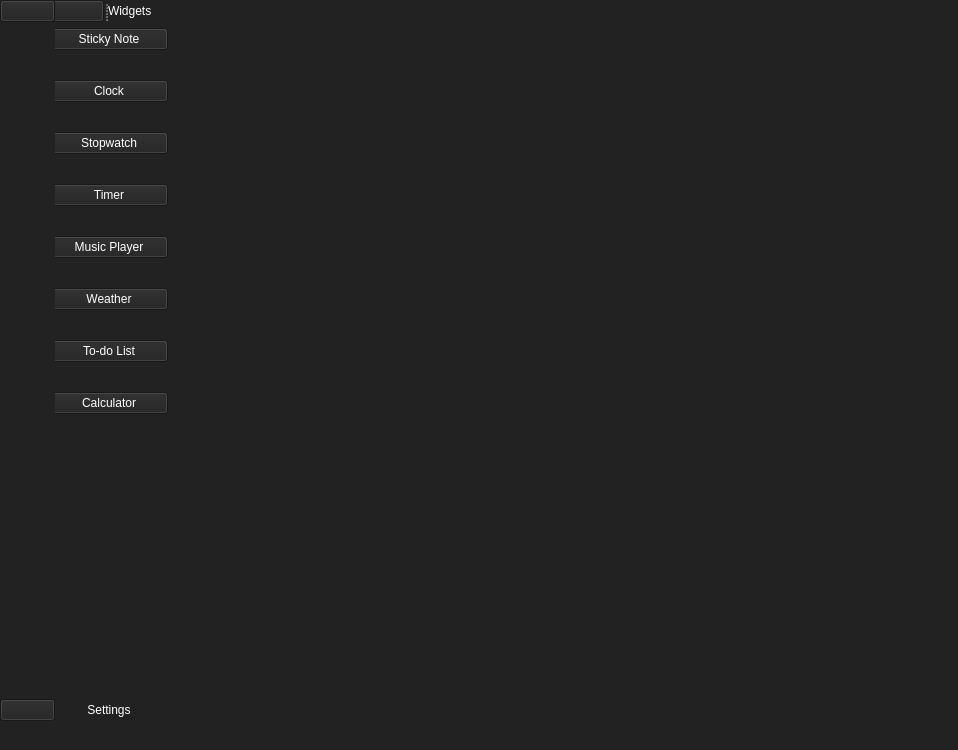
<?xml version="1.0" encoding="UTF-8"?>
<ui version="4.0">
 <class>MainWindow</class>
 <widget class="QMainWindow" name="MainWindow">
  <property name="geometry">
   <rect>
    <x>0</x>
    <y>0</y>
    <width>958</width>
    <height>750</height>
   </rect>
  </property>
  <property name="windowTitle">
   <string>MainWindow</string>
  </property>
  <property name="autoFillBackground">
   <bool>false</bool>
  </property>
  <property name="styleSheet">
   <string notr="true">background-color: rgb(34, 34, 34);
font: 11pt &quot;Segoe UI Variable Display&quot;;</string>
  </property>
  <widget class="QWidget" name="centralwidget">
   <widget class="QWidget" name="full" native="true">
    <property name="geometry">
     <rect>
      <x>50</x>
      <y>0</y>
      <width>118</width>
      <height>721</height>
     </rect>
    </property>
    <property name="styleSheet">
     <string notr="true">font: 8pt &quot;Segoe UI Variable Display&quot;;
color: rgb(255, 255, 255);</string>
    </property>
    <layout class="QVBoxLayout" name="verticalLayout_3">
     <item>
      <widget class="QSplitter" name="splitter">
       <property name="orientation">
        <enum>Qt::Horizontal</enum>
       </property>
       <widget class="QPushButton" name="pushButton">
        <property name="text">
         <string/>
        </property>
        <property name="icon">
         <iconset resource="resource.qrc">
          <normaloff>:/icon/icon/list-view-48.icns</normaloff>:/icon/icon/list-view-48.icns</iconset>
        </property>
        <property name="checkable">
         <bool>false</bool>
        </property>
        <property name="default">
         <bool>false</bool>
        </property>
       </widget>
       <widget class="QLabel" name="label">
        <property name="text">
         <string>Widgets</string>
        </property>
       </widget>
      </widget>
     </item>
     <item>
      <layout class="QVBoxLayout" name="verticalLayout">
       <property name="spacing">
        <number>30</number>
       </property>
       <item>
        <widget class="QPushButton" name="pushButton_2">
         <property name="text">
          <string>Sticky Note</string>
         </property>
         <property name="icon">
          <iconset resource="resource.qrc">
           <normaloff>:/icon/icon/plus-8-48.icns</normaloff>:/icon/icon/plus-8-48.icns</iconset>
         </property>
         <property name="iconSize">
          <size>
           <width>10</width>
           <height>10</height>
          </size>
         </property>
        </widget>
       </item>
       <item>
        <widget class="QPushButton" name="pushButton_3">
         <property name="text">
          <string>Clock</string>
         </property>
         <property name="icon">
          <iconset resource="resource.qrc">
           <normaloff>:/icon/icon/plus-8-48.icns</normaloff>:/icon/icon/plus-8-48.icns</iconset>
         </property>
         <property name="iconSize">
          <size>
           <width>10</width>
           <height>10</height>
          </size>
         </property>
        </widget>
       </item>
       <item>
        <widget class="QPushButton" name="pushButton_4">
         <property name="text">
          <string>Stopwatch</string>
         </property>
         <property name="icon">
          <iconset resource="resource.qrc">
           <normaloff>:/icon/icon/plus-8-48.icns</normaloff>:/icon/icon/plus-8-48.icns</iconset>
         </property>
         <property name="iconSize">
          <size>
           <width>10</width>
           <height>10</height>
          </size>
         </property>
        </widget>
       </item>
       <item>
        <widget class="QPushButton" name="pushButton_5">
         <property name="text">
          <string>Timer</string>
         </property>
         <property name="icon">
          <iconset resource="resource.qrc">
           <normaloff>:/icon/icon/plus-8-48.icns</normaloff>:/icon/icon/plus-8-48.icns</iconset>
         </property>
         <property name="iconSize">
          <size>
           <width>10</width>
           <height>10</height>
          </size>
         </property>
        </widget>
       </item>
       <item>
        <widget class="QPushButton" name="pushButton_6">
         <property name="text">
          <string>Music Player</string>
         </property>
         <property name="icon">
          <iconset resource="resource.qrc">
           <normaloff>:/icon/icon/plus-8-48.icns</normaloff>:/icon/icon/plus-8-48.icns</iconset>
         </property>
         <property name="iconSize">
          <size>
           <width>10</width>
           <height>10</height>
          </size>
         </property>
        </widget>
       </item>
       <item>
        <widget class="QPushButton" name="pushButton_7">
         <property name="text">
          <string>Weather</string>
         </property>
         <property name="icon">
          <iconset resource="resource.qrc">
           <normaloff>:/icon/icon/plus-8-48.icns</normaloff>:/icon/icon/plus-8-48.icns</iconset>
         </property>
         <property name="iconSize">
          <size>
           <width>10</width>
           <height>10</height>
          </size>
         </property>
        </widget>
       </item>
       <item>
        <widget class="QPushButton" name="pushButton_8">
         <property name="text">
          <string>To-do List</string>
         </property>
         <property name="icon">
          <iconset resource="resource.qrc">
           <normaloff>:/icon/icon/plus-8-48.icns</normaloff>:/icon/icon/plus-8-48.icns</iconset>
         </property>
         <property name="iconSize">
          <size>
           <width>10</width>
           <height>10</height>
          </size>
         </property>
        </widget>
       </item>
       <item>
        <widget class="QPushButton" name="pushButton_9">
         <property name="text">
          <string>Calculator</string>
         </property>
         <property name="icon">
          <iconset resource="resource.qrc">
           <normaloff>:/icon/icon/plus-8-48.icns</normaloff>:/icon/icon/plus-8-48.icns</iconset>
         </property>
         <property name="iconSize">
          <size>
           <width>10</width>
           <height>10</height>
          </size>
         </property>
        </widget>
       </item>
      </layout>
     </item>
     <item>
      <spacer name="verticalSpacer">
       <property name="orientation">
        <enum>Qt::Vertical</enum>
       </property>
       <property name="sizeHint" stdset="0">
        <size>
         <width>20</width>
         <height>181</height>
        </size>
       </property>
      </spacer>
     </item>
     <item>
      <widget class="QPushButton" name="pushButton_10">
       <property name="text">
        <string>Settings</string>
       </property>
       <property name="icon">
        <iconset resource="resource.qrc">
         <normaloff>:/icon/icon/settings-10-48.icns</normaloff>:/icon/icon/settings-10-48.icns</iconset>
       </property>
       <property name="flat">
        <bool>true</bool>
       </property>
      </widget>
     </item>
    </layout>
   </widget>
   <widget class="QWidget" name="icons" native="true">
    <property name="geometry">
     <rect>
      <x>0</x>
      <y>0</y>
      <width>55</width>
      <height>721</height>
     </rect>
    </property>
    <layout class="QVBoxLayout" name="verticalLayout_2">
     <item>
      <widget class="QPushButton" name="pushButton_11">
       <property name="text">
        <string/>
       </property>
       <property name="icon">
        <iconset resource="resource.qrc">
         <normaloff>:/icon/icon/list-view-48.icns</normaloff>:/icon/icon/list-view-48.icns</iconset>
       </property>
       <property name="checkable">
        <bool>false</bool>
       </property>
       <property name="autoExclusive">
        <bool>true</bool>
       </property>
       <property name="default">
        <bool>false</bool>
       </property>
      </widget>
     </item>
     <item>
      <spacer name="verticalSpacer_2">
       <property name="orientation">
        <enum>Qt::Vertical</enum>
       </property>
       <property name="sizeHint" stdset="0">
        <size>
         <width>28</width>
         <height>624</height>
        </size>
       </property>
      </spacer>
     </item>
     <item>
      <widget class="QPushButton" name="pushButton_12">
       <property name="text">
        <string/>
       </property>
       <property name="icon">
        <iconset resource="resource.qrc">
         <normaloff>:/icon/icon/settings-10-48.icns</normaloff>:/icon/icon/settings-10-48.icns</iconset>
       </property>
       <property name="iconSize">
        <size>
         <width>20</width>
         <height>20</height>
        </size>
       </property>
       <property name="checkable">
        <bool>true</bool>
       </property>
       <property name="autoExclusive">
        <bool>true</bool>
       </property>
      </widget>
     </item>
    </layout>
   </widget>
  </widget>
  <widget class="QStatusBar" name="statusbar"/>
 </widget>
 <resources>
  <include location="resource.qrc"/>
 </resources>
 <connections>
  <connection>
   <sender>pushButton_11</sender>
   <signal>pressed()</signal>
   <receiver>icons</receiver>
   <slot>hide()</slot>
   <hints>
    <hint type="sourcelabel">
     <x>39</x>
     <y>29</y>
    </hint>
    <hint type="destinationlabel">
     <x>36</x>
     <y>136</y>
    </hint>
   </hints>
  </connection>
  <connection>
   <sender>pushButton</sender>
   <signal>pressed()</signal>
   <receiver>icons</receiver>
   <slot>show()</slot>
   <hints>
    <hint type="sourcelabel">
     <x>83</x>
     <y>39</y>
    </hint>
    <hint type="destinationlabel">
     <x>40</x>
     <y>229</y>
    </hint>
   </hints>
  </connection>
  <connection>
   <sender>pushButton_11</sender>
   <signal>pressed()</signal>
   <receiver>full</receiver>
   <slot>show()</slot>
   <hints>
    <hint type="sourcelabel">
     <x>26</x>
     <y>28</y>
    </hint>
    <hint type="destinationlabel">
     <x>131</x>
     <y>405</y>
    </hint>
   </hints>
  </connection>
  <connection>
   <sender>pushButton</sender>
   <signal>pressed()</signal>
   <receiver>full</receiver>
   <slot>hide()</slot>
   <hints>
    <hint type="sourcelabel">
     <x>94</x>
     <y>31</y>
    </hint>
    <hint type="destinationlabel">
     <x>167</x>
     <y>372</y>
    </hint>
   </hints>
  </connection>
 </connections>
</ui>
